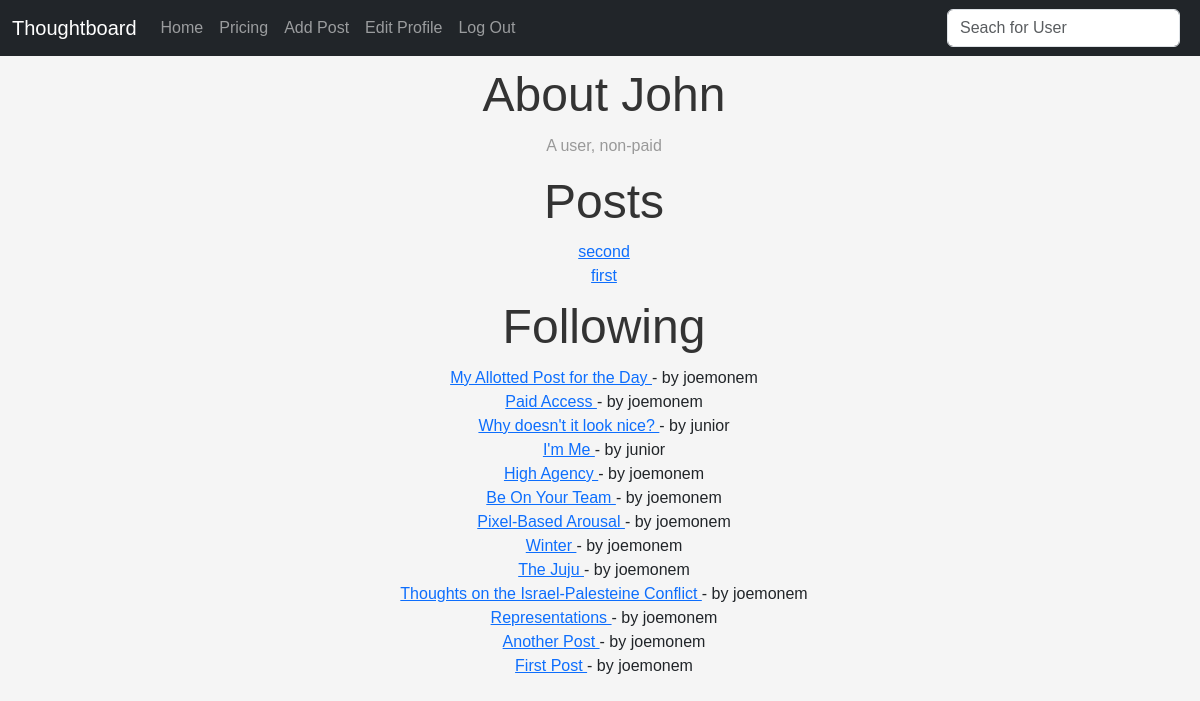
Page /home/john (signed in) on the committed database.
### theblog/models.py (models this page shows, shortened)
class Profile(models.Model):
    user = models.ForeignKey(User, on_delete=models.CASCADE)
    bio = models.TextField(blank=True, max_length=1000)
    paymentDate = models.IntegerField(default=0)
    following = models.ManyToManyField(User, related_name="following", default=list())
    last_posted = models.IntegerField(default=0)

class Post(models.Model):
    title = models.CharField(max_length=255)
    author = models.ForeignKey(User, on_delete=models.CASCADE)
    body = RichTextField(blank=True, null=True)
    published_date = models.DateField(default=timezone.now)

### theblog/views.py (the view)
# urls.py: path("home/<str:pk>", HomeView.as_view(), name="home"),
class HomeView(ListView):
    model = Post
    template_name = "home.html"
    context_object_name = "posts"
    def get_context_data(self, **kwargs):
        context = super().get_context_data(**kwargs)
        username = self.kwargs["pk"]
        user_object = get_object_or_404(User, username=username)
        user_profile = get_object_or_404(Profile, user=user_object)
        user_posts = Post.objects.filter(author=user_object)
        following_users = user_profile.following.exclude(username=username)
        following_posts = []
        for profile in following_users:
            print(profile)
            following_user_posts = Post.objects.filter(author=profile)
            following_posts.extend(following_user_posts)
        following_posts.sort(key=lambda post: post.id)
        context["user_object"] = user_object
        context["user_profile"] = user_profile
        context["user_posts"] = user_posts
        context["following_posts"] = following_posts
        if self.request.user.is_authenticated:
            current_user_profile = get_object_or_404(Profile, user=self.request.user)
            is_following = current_user_profile.following.filter(
                username=username
            ).exists()
            context["is_following"] = is_following
        return context

### theblog/templates/home.html (shortened to what this page needs)
{% extends 'base.html' %}
{%block content %}
{%if user_profile.bio%}
<div style="display: flex; align-items: center; margin: 0 auto; width: fit-content;">
    <h1>About {{user_profile.user.first_name}}</h1>
</div>
<p>{{user_profile.bio}}</p>
{%else%}
<h1>No Bio Yet</h1>
<p>You can visit Edit Profile in the Navbar to add one.</p>
{%endif%}
{% if user_posts%}
<h1>Posts</h1>
<ul>
    {% for post in user_posts reversed %}
    <li>
        <a href="{%url 'article-details' post.pk %}"> {{post.title}} </a>
        <br>
    </li>
    {% endfor %}
    {% else %}
    <h1>No Posts yet</h1>
    <p>Click on Add Post in the Navbar to create one.</p>
    {%endif%}
</ul>
{% if user.is_authenticated and user == user_profile.user %}
{% if following_posts%}
<h1>Following</h1>
<ul>
    {% for post in following_posts reversed %}
    <li>
        <a href="{%url 'article-details' post.pk %}"> {{post.title}} </a> - by {{post.author}}
        <br>
    </li>
    {% endfor %}
    {% else %}
    <h1>You don't follow anyone</h1>
    <p>Search for a profile to follow</p>
</ul>
{% endif %}
{%endif%}
{% endblock %}

### theblog/templates/home.html (style rules this page uses)
body { font-family: sans-serif; background-color: #f5f5f5; }
h1 { font-size: 3em; text-align: center; color: #333; margin-bottom: 10px; margin-top: 10px; }
p { font-size: 1em; text-align: center; color: #999; margin-bottom: 15px; }
ul { font-family: sans-serif; margin: 0; padding: 0; list-style: none; text-align: center; }

### rows in the picture
Profile: user.first_name "John", bio "A user, non-paid"
Post: title "second"
Post: title "first"
Post: title "My Allotted Post for the Day", author "joemonem"
Post: title "Paid Access", author "joemonem"
Post: title "Why doesn't it look nice?", author "junior"
Post: title "I'm Me", author "junior"
Post: title "High Agency", author "joemonem"
Post: title "Be On Your Team", author "joemonem"
Post: title "Pixel-Based Arousal", author "joemonem"
Post: title "Winter", author "joemonem"
Post: title "The Juju", author "joemonem"
Post: title "Thoughts on the Israel-Palesteine Conflict", author "joemonem"
Post: title "Representations", author "joemonem"
Post: title "Another Post", author "joemonem"
Post: title "First Post", author "joemonem"
